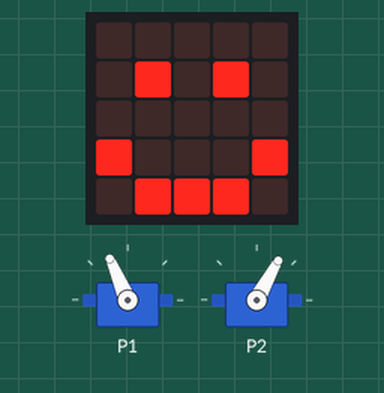
A program run on a simulated BBC micro:bit running MicroPython. Shown: 2 × servo, the board's 5×5 LED display. Servo angles are drawn from the pulse width (0.5 ms = 0°, 2.5 ms = 180°).

Above: at 0.2 s.
At 1.5 s:
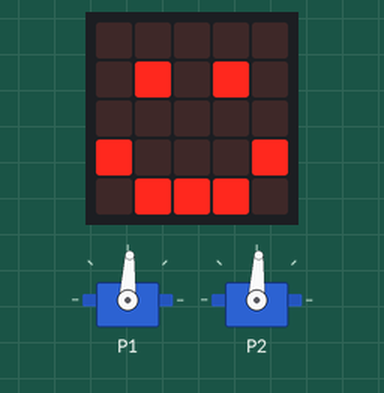
At 2.2 s:
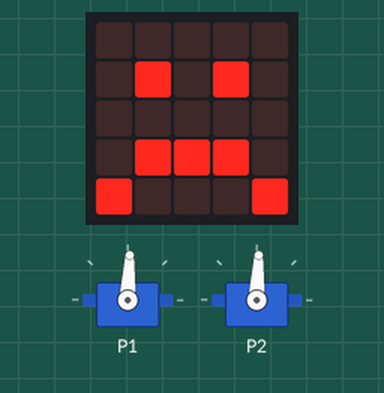
At 7.3 s:
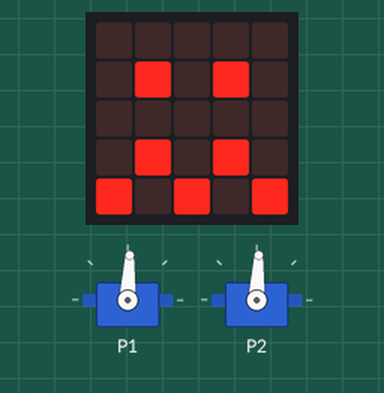
Timing chart, 0 to 40.0 s (numbered marks = the images above):
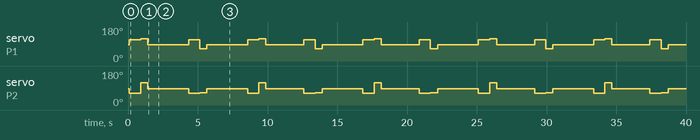

The program:

MultiStateMachine.py
```python
# Add your Python code here. E.g.
from microbit import *

t0_motion = running_time()
t0_emotion = running_time()

servoPowerState = {
    'right': 0,
    'left': 0
}
dislpayState = Image.SAD

def getTime_motion():
    return running_time() - t0_motion

def resetTime_motion():
    global t0_motion
    t0_motion = running_time()

def getTime_emotion():
    return running_time() - t0_emotion

def resetTime_emotion():
    global t0_emotion
    t0_emotion = running_time()

def powerToAnalog(power):
    if(power <= -100):
        return 45
    elif(power >= 100):
        return 105
    else:
        return power*0.3 + 75

def forward(power):
    servoPowerState['right'] = power
    servoPowerState['left'] = -power

def turn(power):
    servoPowerState['right'] = power
    servoPowerState['left'] = power

def initMotion(state):
    resetTime_motion()
    state['motion'] += 1
    return state

def moveForward(state):
    forward(50)
    if(getTime_motion() > 800 or state['emotion'] != 1):
        resetTime_motion()
        state['motion'] += 1
    return state

def turnRight(state):
    turn(60)
    if(getTime_motion() > 500 or state['emotion'] != 1):
        resetTime_motion()
        state['motion'] += 1
    return state

def stop(state):
    forward(0)
    if(getTime_motion() > 1000 and state['emotion'] == 1):
        resetTime_motion()
        state['motion'] += 1
    return state

def moveBackward(state):
    forward(-30)
    if(getTime_motion() > 500 or state['emotion'] != 1):
        resetTime_motion()
        state['motion'] += 1
    return state

def turnLeft(state):
    turn(-40)
    if(getTime_motion() > 500 or state['emotion'] != 1):
        resetTime_motion()
        state['motion'] += 1
    return state

def teardownMotion(state):
    resetTime_motion()
    forward(0)
    state['motion'] = 1
    return state

motionStates = {
    0: initMotion,
    1: moveForward,
    2: turnRight,
    3: stop,
    4: moveForward,
    5: turnLeft,
    6: stop,
    7: teardownMotion
}

def motionStateMachine(state):
    func = motionStates.get(state['motion'])
    return func(state)['motion']

def commitServoPowers():
    pin1.write_analog(powerToAnalog(servoPowerState.get('right')))
    pin2.write_analog(powerToAnalog(servoPowerState.get('left')))

def setEmotion(image):
    global dislpayState
    dislpayState = image

def initEmotion(state):
    resetTime_emotion()
    state['emotion'] += 1
    return state

def happy(state):
    setEmotion(Image.HAPPY)
    if(getTime_emotion() > 2000):
        resetTime_emotion()
        state['emotion'] += 1
    return state

def sad(state):
    setEmotion(Image.SAD)
    if(getTime_emotion() > 1000):
        resetTime_emotion()
        state['emotion'] += 1
    return state

def confused(state):
    setEmotion(Image.CONFUSED)
    if(getTime_emotion() > 1000):
        resetTime_emotion()
        state['emotion'] += 1
    return state

def teardownEmotion(state):
    resetTime_emotion()
    state['emotion'] = 1
    return state

emotionStates = {
    0: initEmotion,
    1: happy,
    2: sad,
    3: confused,
    4: teardownEmotion
}

def emotionStateMachine(state):
    func = emotionStates.get(state['emotion'])
    return func(state)['emotion']

def commitDispayState():
    display.show(dislpayState)

state = {
    'motion': 0,
    'emotion': 0
}
while True:
    state['motion'] = motionStateMachine(state)
    state['emotion'] = emotionStateMachine(state)
    commitServoPowers()
    commitDispayState()
    sleep(100)
```

Measured:
- by itself, servo on P1: repeats every 8.5 s: 119° 0.50 s, 87° 2.9 s, 113° 0.81 s, 66° 0.50 s, 87° 2.9 s, 113° 0.81 s
- by itself, servo on P2: repeats every 8.5 s: 119° 0.50 s, 87° 2.9 s, 61° 0.81 s, 66° 0.50 s, 87° 2.9 s, 61° 0.81 s
- what the display in image 0 shows lasts 2.0 s, from 0.1 s to 2.1 s
- what the display in image 2 shows lasts 1.0 s, from 2.1 s to 3.1 s
